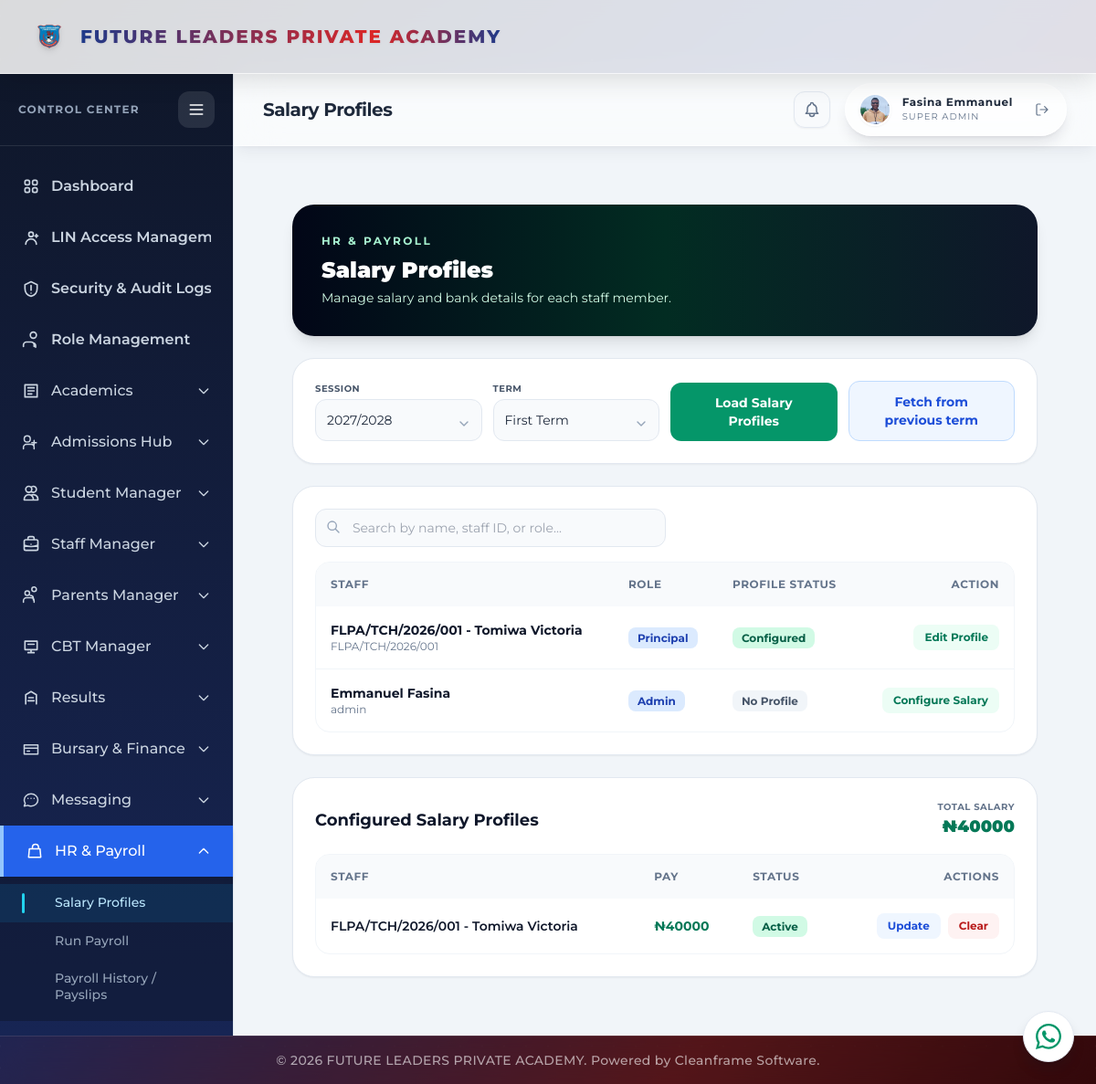
Page /hr/salary-profiles/ (signed in) on the committed database.
### portal/models.py (models this page shows, shortened)
class AcademicSession(models.Model):
    name = models.CharField(max_length=100, unique=True)
    is_active = models.BooleanField(default=False)
    rollover_completed = models.BooleanField(default=False)
    class Meta:
        ordering = ['-name']

class AcademicTerm(models.Model):
    TERM_CHOICES = [('First Term', 'First Term'), ('Second Term', 'Second Term'), ('Third Term', 'Third Term')]
    session = models.ForeignKey(AcademicSession, on_delete=models.CASCADE, related_name='terms')
    term_name = models.CharField(max_length=100, choices=TERM_CHOICES)
    start_date = models.DateField(null=True, blank=True)
    end_date = models.DateField(null=True, blank=True)
    next_term_begins = models.DateField(null=True, blank=True)
    is_active = models.BooleanField(default=False)
    broadsheet_approved = models.BooleanField(default=False)
    reports_published = models.BooleanField(default=False)
    class Meta:
        constraints = [models.UniqueConstraint(fields=['session', 'term_name'], name='unique_session_term')]
        ordering = ['start_date']
    def __str__(self):
        return self.term_name

class Teacher(models.Model):
    staff_id = models.CharField(max_length=100, unique=True, blank=True)
    first_name = models.CharField(max_length=50)
    last_name = models.CharField(max_length=50, verbose_name='Surname')
    other_name = models.CharField(max_length=50, blank=True)
    other_name = models.CharField(max_length=50, blank=True, null=True)
    staff_type = models.CharField(max_length=50, blank=True, null=True)
    birth_month = models.CharField(max_length=100, blank=True, null=True)
    birth_day = models.CharField(max_length=100, blank=True, null=True)
    state_of_origin = models.CharField(max_length=50, blank=True, null=True)
    lga_of_origin = models.CharField(max_length=50, blank=True, null=True)
    status = models.CharField(max_length=100, default='Active') # Active or Inactive
    phone_number = models.CharField(max_length=100, unique=True)
    email = models.EmailField(unique=True)
    passport = models.ImageField(upload_to='teacher_passports/', max_length=255, blank=True, null=True)
    date_joined = models.DateField(auto_now_add=True)
    user = models.OneToOneField(settings.AUTH_USER_MODEL, on_delete=models.SET_NULL, null=True, blank=True, related_name='teacher_record')
    def __str__(self):
        return f"{self.staff_id} - {self.last_name} {self.first_name}"

class AccountProfile(models.Model):
    ROLE_CHOICES = [('admin', 'Admin'), ('principal', 'Principal'), ('bursar', 'Bursar'), ('teacher', 'Teacher'), ('registrar', 'Registrar'), ('parent', 'Parent'), ('student', 'Student')]
    user = models.OneToOneField(settings.AUTH_USER_MODEL, on_delete=models.CASCADE, related_name='account_profile')
    role = models.CharField(max_length=100, choices=ROLE_CHOICES)
    profile_picture = models.ImageField(upload_to='account_profiles/', max_length=255, blank=True, null=True)

class StaffSalaryProfile(models.Model):
    user = models.ForeignKey(settings.AUTH_USER_MODEL, on_delete=models.CASCADE, related_name='salary_profiles')
    academic_session = models.ForeignKey(AcademicSession, on_delete=models.PROTECT, related_name='salary_profiles')
    academic_term = models.ForeignKey(AcademicTerm, on_delete=models.PROTECT, related_name='salary_profiles')
    base_salary = models.DecimalField(max_digits=12, decimal_places=2, default=0)
    allowances = models.DecimalField(max_digits=12, decimal_places=2, default=0)
    deductions = models.DecimalField(max_digits=12, decimal_places=2, default=0)
    housing_allowance = models.DecimalField(max_digits=12, decimal_places=2, default=0)
    transport_allowance = models.DecimalField(max_digits=12, decimal_places=2, default=0)
    tax_deduction = models.DecimalField(max_digits=12, decimal_places=2, default=0)
    pension_deduction = models.DecimalField(max_digits=12, decimal_places=2, default=0)
    bank_name = models.CharField(max_length=100, blank=True)
    account_number = models.CharField(max_length=100, blank=True)
    is_active = models.BooleanField(default=True)
    class Meta:
        ordering = ['user__username']
        constraints = [
            models.UniqueConstraint(fields=['user', 'academic_session', 'academic_term'], name='unique_staff_salary_profile_per_term'),
        ]

### portal/views.py (the view, shortened to what this page needs)
# urls.py: path('hr/salary-profiles/', views.salary_profiles_view, name='salary_profiles'),
@login_required(login_url='login')
@bursar_required
def salary_profiles_view(request):
    raw_session = request.POST.get('session') or request.GET.get('session')
    session_id = raw_session if raw_session and str(raw_session).isdigit() else None
    selected_session = AcademicSession.objects.filter(pk=session_id).first() if session_id else None
    if not selected_session:
        selected_session = AcademicSession.objects.filter(is_active=True).first() or AcademicSession.objects.order_by('-name').first()
    terms = AcademicTerm.objects.filter(session=selected_session).order_by('start_date', 'pk') if selected_session else AcademicTerm.objects.none()
    raw_term = request.POST.get('term') or request.GET.get('term')
    term_id = raw_term if raw_term and str(raw_term).isdigit() else None
    selected_term = terms.filter(pk=term_id).first() if term_id else None
    if not selected_term:
        selected_term = terms.filter(is_active=True).first() or terms.first()
    configured_profiles = StaffSalaryProfile.objects.filter(academic_session=selected_session, academic_term=selected_term).select_related('user', 'user__teacher_record').order_by('user__username') if selected_term else StaffSalaryProfile.objects.none()
    profiles_by_user = {profile.user_id: profile for profile in configured_profiles}
    staff_users = staff_role_users().select_related('teacher_record', 'account_profile').prefetch_related('groups').order_by('username')
    for staff_user in staff_users:
        staff_user.selected_salary_profile = profiles_by_user.get(staff_user.pk)
        teacher_record = getattr(staff_user, 'teacher_record', None)
        staff_user.display_staff_name = (
            str(teacher_record) if teacher_record else staff_user.get_full_name()
        ) or staff_user.username
    for profile in configured_profiles:
        teacher_record = getattr(profile.user, 'teacher_record', None)
        profile.display_staff_name = (
            str(teacher_record) if teacher_record else profile.user.get_full_name()
        ) or profile.user.username
    total_salary = sum((profile.base_salary for profile in configured_profiles), Decimal('0'))
    terms_json = {
        str(session.pk): list(session.terms.values('id', 'term_name'))
        for session in AcademicSession.objects.all()
    }
    return render(request, 'portal/salary_profiles.html', {
        'staff_users': staff_users,
        'configured_profiles': configured_profiles,
        'sessions': AcademicSession.objects.order_by('-name'),
        'terms': terms,
        'selected_session': selected_session,
        'selected_term': selected_term,
        'selected_session_id': selected_session.pk if selected_session else '',
        'selected_term_id': selected_term.pk if selected_term else '',
        'total_salary': total_salary,
        'terms_json': json.dumps(terms_json),
    })

### portal/templates/portal/salary_profiles.html (shortened to what this page needs)
{% extends 'portal/base.html' %}
{% load portal_extras %}
{% block page_title %}Salary Profiles{% endblock %}
{% block content %}
<div class="min-h-full bg-slate-100 p-6 lg:p-8">
  <div class="mx-auto max-w-6xl space-y-6">
    <header class="rounded-3xl bg-gradient-to-r from-slate-950 via-emerald-950 to-slate-900 p-8 text-white shadow-lg">
      <p class="text-xs font-bold uppercase tracking-[0.2em] text-emerald-200">HR &amp; Payroll</p>
      <h1 class="mt-2 text-2xl font-black">Salary Profiles</h1>
      <p class="mt-1 text-sm text-emerald-100">Manage salary and bank details for each staff member.</p>
    </header>
    <section>
      <form method="get" class="grid gap-3 rounded-3xl border border-slate-200 bg-white p-6 shadow-sm sm:grid-cols-4 items-end">
        {% include 'portal/result_filter_combobox.html' with field_name='session' label='Session' selected_value=selected_session.pk selected_label=selected_session.name options=sessions %}
        {% include 'portal/result_filter_combobox.html' with field_name='term' label='Term' selected_value=selected_term.pk selected_label=selected_term.term_name options=terms %}
        <button type="submit" class="inline-flex min-h-[48px] w-full items-center justify-center rounded-xl bg-emerald-600 px-5 py-3 text-sm font-bold text-white hover:bg-emerald-700">Load Salary Profiles</button>
        {% if selected_term %}<button type="submit" form="fetch-previous-term-form" class="inline-flex min-h-[48px] w-full items-center justify-center rounded-xl border border-blue-200 bg-blue-50 px-5 py-3 text-sm font-bold text-blue-700 hover:bg-blue-100">Fetch from previous term</button>{% endif %}
      </form>
    </section>
    <section class="rounded-3xl border border-slate-200 bg-white p-6 shadow-sm">
      <div class="relative w-full sm:max-w-sm">
        <input type="text" id="staff-search-input" placeholder="Search by name, staff ID, or role..." class="w-full rounded-xl border border-slate-200 bg-slate-50 py-2.5 pl-10 pr-4 text-sm focus:border-emerald-500 focus:outline-none">
      </div>
      <div class="mt-4 max-h-[550px] overflow-y-auto rounded-2xl border border-slate-100">
        <table class="w-full text-left text-sm">
          <thead class="sticky top-0 z-10 bg-slate-50 text-xs font-bold uppercase tracking-wider text-slate-500"><tr><th class="p-4">Staff</th><th class="p-4">Role</th><th class="p-4">Profile Status</th><th class="p-4 text-right">Action</th></tr></thead>
          <tbody id="staff-table-body" class="divide-y divide-slate-100">
            {% for staff_user in staff_users %}
            <tr class="staff-row hover:bg-slate-50/70" data-search="{{ staff_user.display_staff_name|lower }} {{ staff_user.teacher_record.staff_id|default:''|lower }} {{ staff_user|staff_primary_role|lower }}">
              <td class="p-4">
                <p class="font-bold text-slate-900">{{ staff_user.display_staff_name }}</p>
                <p class="text-xs text-slate-500">{{ staff_user.teacher_record.staff_id|default:staff_user.username }}</p>
              </td>
              <td class="p-4"><span class="rounded-lg bg-blue-100 px-2.5 py-1 text-xs font-bold text-blue-800">{{ staff_user|staff_primary_role }}</span></td>
              <td class="p-4">{% if staff_user.selected_salary_profile %}<span class="rounded-lg bg-emerald-100 px-2.5 py-1 text-xs font-bold text-emerald-800">Configured</span>{% else %}<span class="rounded-lg bg-slate-100 px-2.5 py-1 text-xs font-bold text-slate-600">No Profile</span>{% endif %}</td>
              <td class="p-4 text-right">
                <button type="button" onclick='openSalaryModal({{ staff_user.pk }}, "{{ staff_user.display_staff_name|escapejs }}", {{ staff_user.selected_salary_profile.base_salary|default:"0" }}, {{ staff_user.selected_salary_profile.allowances|default:"0" }}, {{ staff_user.selected_salary_profile.deductions|default:"0" }})' class="rounded-lg bg-emerald-50 px-3 py-1.5 text-xs font-bold text-emerald-700 hover:bg-emerald-100">{% if staff_user.selected_salary_profile %}Edit Profile{% else %}Configure Salary{% endif %}</button>
              </td>
            </tr>
            {% empty %}
            <tr><td colspan="4" class="p-10 text-center text-sm text-slate-500">No staff members found.</td></tr>
            {% endfor %}
          </tbody>
        </table>
      </div>
    </section>
    <section class="rounded-3xl border border-slate-200 bg-white p-6 shadow-sm">
      <div class="flex flex-wrap items-center justify-between gap-4">
        <h3 class="text-lg font-bold text-slate-900">Configured Salary Profiles</h3>
        <div class="flex gap-4 text-right">
          <div><p class="text-[10px] font-bold uppercase tracking-wider text-slate-500">Total Salary</p><p class="text-lg font-black text-emerald-700">₦{{ total_salary|floatformat:0 }}</p></div>
        </div>
      </div>
      <div class="mt-4 overflow-x-auto rounded-2xl border border-slate-100">
        <table class="w-full text-left text-sm">
          <thead class="bg-slate-50 text-xs font-bold uppercase tracking-wider text-slate-500"><tr><th class="p-4">Staff</th><th class="p-4">Pay</th><th class="p-4">Status</th><th class="p-4 text-right">Actions</th></tr></thead>
          <tbody class="divide-y divide-slate-100">
            {% for profile in configured_profiles %}
            <tr class="hover:bg-slate-50/70">
              <td class="p-4 font-semibold text-slate-900">{{ profile.display_staff_name }}</td>
              <td class="p-4 font-bold text-emerald-700">₦{{ profile.base_salary|floatformat:0 }}</td>
              <td class="p-4">{% if profile.is_active %}<span class="rounded-lg bg-emerald-100 px-2.5 py-1 text-xs font-bold text-emerald-800">Active</span>{% else %}<span class="rounded-lg bg-slate-100 px-2.5 py-1 text-xs font-bold text-slate-600">Inactive</span>{% endif %}</td>
              <td class="p-4 text-right">
                <div class="flex justify-end gap-2">
                  <button type="button" onclick='openSalaryModal({{ profile.user.pk }}, "{{ profile.display_staff_name|escapejs }}", {{ profile.base_salary }}, {{ profile.allowances }}, {{ profile.deductions }})' class="rounded-lg bg-blue-50 px-3 py-1.5 text-xs font-bold text-blue-700 hover:bg-blue-100">Update</button>
                  <button type="button" onclick="openClearSalaryModal('{{ profile.pk }}', '{{ profile.user.pk }}', '{{ profile.display_staff_name|escapejs }}')" class="rounded-lg bg-red-50 px-3 py-1.5 text-xs font-bold text-red-700 hover:bg-red-100">Clear</button>
                </div>
              </td>
            </tr>
            {% empty %}
            <tr><td colspan="4" class="p-10 text-center text-sm text-slate-500">No salary profiles have been configured yet.</td></tr>
            {% endfor %}
          </tbody>
        </table>
      </div>
    </section>
  </div>
</div>
{% endblock %}

### portal/templates/portal/result_filter_combobox.html (shortened to what this page needs)
<div id="{{ wrapper_id|default:'' }}" class="relative profile-select-wrap" data-field-name="{{ field_name }}">
    <label class="mb-1 block text-[10px] font-bold uppercase tracking-wider text-slate-600">{{ label }}</label>
    <input type="text" value="{{ selected_label|default:'' }}" placeholder="Select {{ label|lower }}" autocomplete="off" class="profile-search-input w-full rounded-xl border border-slate-200 bg-slate-50 px-3 py-3 pr-9 text-sm text-slate-800 focus:border-blue-500 focus:outline-none" aria-label="Search {{ label|lower }}">
</div>

### rows in the picture
AcademicSession: name "2027/2028"
AcademicTerm: term_name "First Term"
StaffSalaryProfile: display_staff_name "FLPA/TCH/2026/001 - Tomiwa Victoria", base_salary "40000", is_active "Active"

### other values in the picture
{{ portal_display_name }} "Fasina Emmanuel"
{{ label }} "SESSION TERM"
{{ staff_user.display_staff_name }} "FLPA/TCH/2026/001 - Tomiwa Victoria"
{{ staff_user.teacher_record.staff_id|default:staff_user.username }} "FLPA/TCH/2026/001"
{{ staff_user|staff_primary_role }} "Principal"
{{ staff_user.display_staff_name }} "Emmanuel Fasina"
{{ staff_user.teacher_record.staff_id|default:staff_user.username }} "admin"
{{ staff_user|staff_primary_role }} "Admin"
{{ total_salary|floatformat:0 }} "40000"
